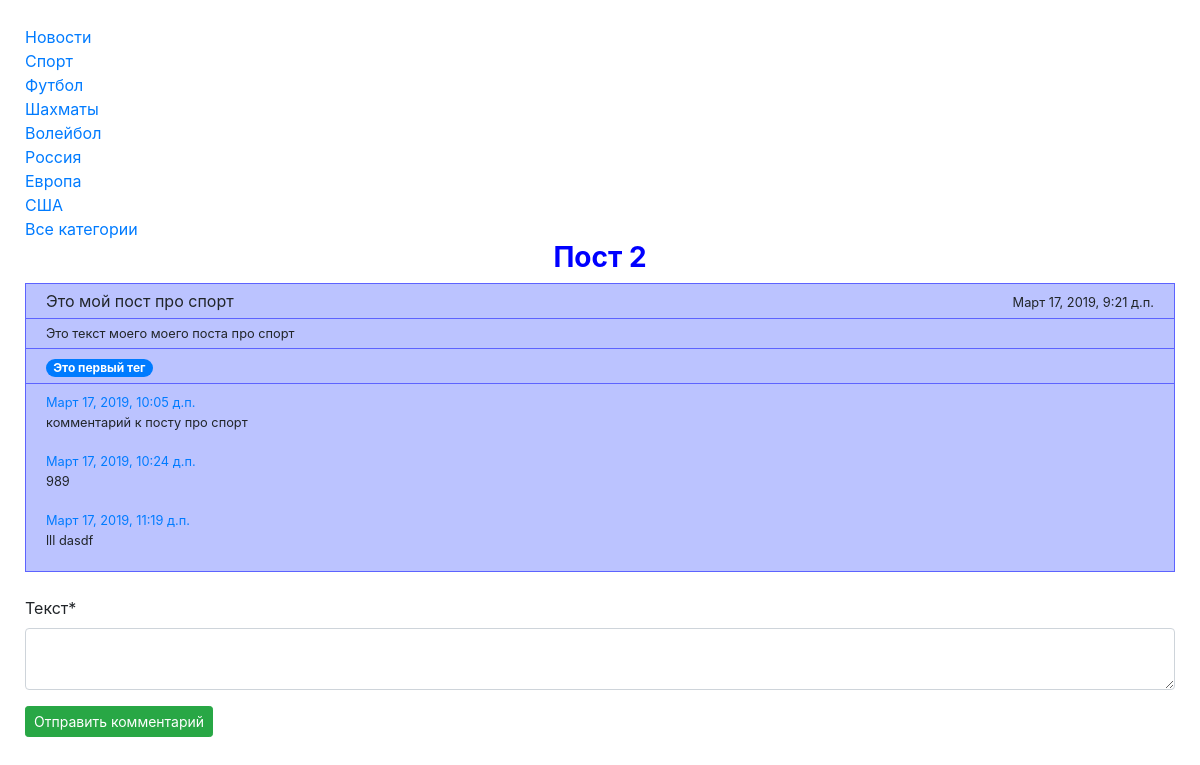
Page /eto-moj-post-pro-sport/ on the committed database.
### news/models.py (models this page shows, shortened)
class Category(MPTTModel):
    name = models.CharField(verbose_name="Имя", max_length=50)
    slug = models.SlugField(verbose_name="slug", max_length=100)
    amount_for_pagination = models.PositiveIntegerField(verbose_name='Кол. для пагинации', default=20)
    short_post_template = models.CharField(verbose_name='Шаблон для постов short', max_length=100, blank=False,
                                           default='news/short_post__template_default.html')
    detail_post_template = models.CharField(verbose_name='Шаблон для постов detail', max_length=100, blank=False,
                                            default='news/detail_post__template_default.html')
    parent = TreeForeignKey('self', on_delete=models.CASCADE, null=True, blank=True, related_name='children')
    def get_absolute_url(self):
        return reverse('category_posts_list', kwargs={'slug': self.slug})
    class Meta:
        verbose_name = "Категория"
        verbose_name_plural = "Категории"

class Post(models.Model):
    DO_PUBLISH_CHOICES = (
        (True, 'Да'),
        (False, 'Нет'),
    )
    SHOW_POST_CHOICES = (
        (True, 'Для всех'),
        (False, 'Только для зарегистрированных'),
    )
    user = models.ForeignKey(User, verbose_name='Пользователь', on_delete=models.CASCADE, blank=True, null=True)
    title = models.CharField(verbose_name="Заголовок", max_length=100)
    subtitle = models.CharField(verbose_name='Подзаголовок', max_length=100, blank=False, default='')
    text = models.TextField(verbose_name="Текст")
    created_date = models.DateTimeField(verbose_name="Дата создания", auto_now_add=True)
    edited_date = models.DateTimeField(verbose_name="Дата редактирования", blank=False, default=timezone.now)
    published_date = models.DateTimeField(verbose_name="Дата публикации", blank=False, default=timezone.now)
    category = models.ForeignKey(Category, verbose_name="Категория", on_delete=models.SET_NULL, null=True)
    tags = models.ManyToManyField(Tag, verbose_name="Теги")
    slug = models.SlugField(verbose_name="slug", max_length=100, blank=False, default="")
    image_main = models.ImageField(verbose_name='Главное изображение', blank=True)
    do_publish = models.BooleanField(verbose_name='Опубликовать', choices=DO_PUBLISH_CHOICES, blank=False, default=True)
    show_for_all = models.BooleanField(verbose_name='Показывать для всех', choices=SHOW_POST_CHOICES, blank=False,
                                       default=True)
    template = models.CharField(verbose_name='Используемый шаблон', max_length=100, blank=False,
                                default='post_template_default.html')
    def get_comments(self):
        return Comment.objects.filter(post=self.id)
    class Meta:
        verbose_name = "Пост"
        verbose_name_plural = "Посты"
        ordering = ["-created_date"]

class Tag(models.Model):
    name = models.CharField(verbose_name="Имя", max_length=50)
    slug = models.SlugField(verbose_name="slug", max_length=100)
    class Meta:
        verbose_name = "Тег"
        verbose_name_plural = "Теги"

class Comment(MPTTModel):
    text = models.TextField(verbose_name="Текст")
    post = models.ForeignKey(Post, verbose_name="Пост", on_delete=models.CASCADE, null=True)
    created = models.DateTimeField(verbose_name="Дата создания", auto_now_add=True)
    moderation = models.BooleanField("Разрешено к публикации", default=False)
    parent = TreeForeignKey('self', on_delete=models.CASCADE, null=True, blank=True, related_name='children')
    class Meta:
        verbose_name = "Комментарий"
        verbose_name_plural = "Комментарии"

### news/views.py (the view, shortened to what this page needs)
# urls.py: path("<slug:slug>/", PostDetail.as_view(), name="post_detail"),
class PostDetail(DetailView):
    model = Post
    template_name = 'news/post_detail.html'
    def get_context_data(self, **kwargs):
        context = super().get_context_data(**kwargs)
        context['form'] = CommentForm
        return context

### news/context_processors.py (called while the page is built)
def contextprocessor_categories_all(request):
    return {'contextprocessor_categories_all': Category.objects.all()}

### news/templatetags/category_list_tag.py (called while the page is built)
@register.inclusion_tag('news/category_list.html')
def category_list_tag():
    return {'category_list': Category.objects.all()}

### news/templatetags/post_detail_tag.py (called while the page is built)
@register.inclusion_tag('news/base_tag.html')
def post_detail_tag(this_post, this_template='news/detail_post__template_default.html'):
    return {
        'this_template': this_template,
        'this_post': this_post,
    }

### templates/news/post_detail.html (shortened to what this page needs)
{% extends 'base.html' %}
{% load post_detail_tag %}
{% load crispy_forms_filters %}
{% block content %}
    <div class="h3 text-center font-weight-bold" style="color: blue">Пост {{ post.id }}</div>
    {% post_detail_tag this_post=post this_template=post.category.detail_post_template %}
    <form action="{% url 'post_detail' slug=post.slug %}" method="post">
        {{ form | crispy }}
        <button type="submit" class="btn btn-success btn-sm">Отправить комментарий</button>
    </form>
{% endblock content %}

### templates/news/category_list.html
{% for category in category_list %}
    <a href={{ category.get_absolute_url }}>{{ category.name }}</a> <br>
{% endfor %}
<a href={% url 'posts_list' %}>Все категории</a> <br>

### templates/news/detail_post__template_sport.html
{% load crispy_forms_filters %}
{% block content %}
    <div class="container-fluid" style="background-color: #bbc3ff; border: 1px double #5d63ff; ">
        <div class="row" style="border-bottom: solid 1px #5d63ff; padding: 5px">
            <div class="col">
                {{ this_post.title }}
            </div>
            <div class="col-2 text-right">
                <span class="small">{{ this_post.created_date }}</span>
            </div>
        </div>
        <div class="row" style="border-bottom: solid 1px #5d63ff; padding: 5px">
            <div class="col small">
                {{ this_post.text }}
            </div>
        </div>
        <div class="row" style="border-bottom: solid 1px #5d63ff; padding: 5px">
            <div class="col">
                {% for tag in this_post.tags.all %}
                    <span class="badge badge-pill badge-primary">{{ tag.name }}</span>
                {% endfor %}
            </div>
        </div>
        <div class="row" style="padding: 5px">
            <div class="col">
                {% for comment in this_post.get_comments %}
                    <span class="small text-primary">{{ comment.created }}</span>
                    <p class="small">{{ comment.text }}</p>
                {% endfor %}
            </div>
        </div>
    </div>
    <br>
{% endblock content %}

### rows in the picture
Category: name "Новости"
Category: name "Спорт"
Category: name "Футбол"
Category: name "Шахматы"
Category: name "Волейбол"
Category: name "Россия"
Category: name "Европа"
Category: name "США"
Post: id "2", title "Это мой пост про спорт", created_date "Март 17, 2019, 9:21 д.п.", text "Это текст моего моего поста про спорт"
Tag: name "Это первый тег"
Comment: created "Март 17, 2019, 10:05 д.п.", text "комментарий к посту про спорт"
Comment: created "Март 17, 2019, 10:24 д.п.", text "989"
Comment: created "Март 17, 2019, 11:19 д.п.", text "lll dasdf"
